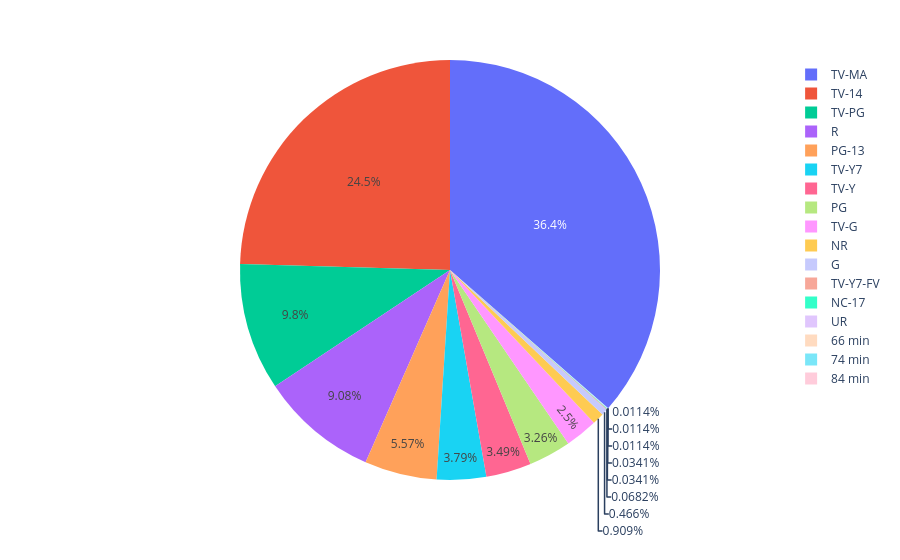

Notebook source saved alongside this figure:
### Code cell
df = pd.read_csv("netflix_titles.csv")
rating_counts = df.groupby("rating").size().reset_index(name="counts")
rating_counts
fig1 = px.pie(rating_counts,names="rating",
    values="counts")
fig1.show()

### Figure 1 — Plotly figure (JSON) as saved in the notebook; plotly's stock layout.template omitted (floating-point values rounded to 4 significant figures)
{"data": [{"domain": {"x": [0, 1], "y": [0, 1]}, "hovertemplate": "rating=%{label}<br>counts=%{value}<extra></extra>", "labels": ["66 min", "74 min", "84 min", "G", "NC-17", "NR", "PG", "PG-13", "R", "TV-14", "TV-G", "TV-MA", "TV-PG", "TV-Y", "TV-Y7", "TV-Y7-FV", "UR"], "legendgroup": "", "name": "", "showlegend": true, "type": "pie", "values": [1, 1, 1, 41, 3, 80, 287, 490, 799, 2160, 220, 3207, 863, 307, 334, 6, 3]}], "layout": {"legend": {"tracegroupgap": 0}, "margin": {"t": 60}}}
